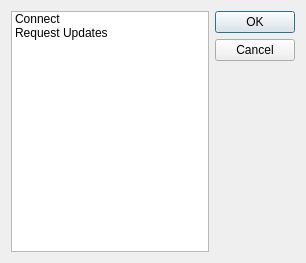
<?xml version="1.0" encoding="UTF-8"?>
<ui version="4.0">
 <class>RunDialog</class>
 <widget class="QDialog" name="RunDialog">
  <property name="geometry">
   <rect>
    <x>0</x>
    <y>0</y>
    <width>306</width>
    <height>263</height>
   </rect>
  </property>
  <property name="windowTitle">
   <string>NODA - Run</string>
  </property>
  <property name="windowIcon">
   <iconset resource="../../Resources.qrc">
    <normaloff>:/logo</normaloff>:/logo</iconset>
  </property>
  <layout class="QHBoxLayout" name="horizontalLayout">
   <item>
    <layout class="QHBoxLayout" name="horizontalLayout_2">
     <item>
      <widget class="QListWidget" name="optionList">
       <item>
        <property name="text">
         <string>Connect</string>
        </property>
        <property name="whatsThis">
         <string/>
        </property>
       </item>
       <item>
        <property name="text">
         <string>Request Updates</string>
        </property>
        <property name="whatsThis">
         <string/>
        </property>
       </item>
      </widget>
     </item>
     <item>
      <layout class="QVBoxLayout" name="verticalLayout">
       <item>
        <widget class="QPushButton" name="btOk">
         <property name="text">
          <string>OK</string>
         </property>
        </widget>
       </item>
       <item>
        <widget class="QPushButton" name="btQuit">
         <property name="text">
          <string>Cancel</string>
         </property>
        </widget>
       </item>
       <item>
        <spacer name="verticalSpacer">
         <property name="orientation">
          <enum>Qt::Vertical</enum>
         </property>
         <property name="sizeHint" stdset="0">
          <size>
           <width>20</width>
           <height>40</height>
          </size>
         </property>
        </spacer>
       </item>
      </layout>
     </item>
    </layout>
   </item>
  </layout>
 </widget>
 <resources>
  <include location="../../Resources.qrc"/>
 </resources>
 <connections/>
</ui>
